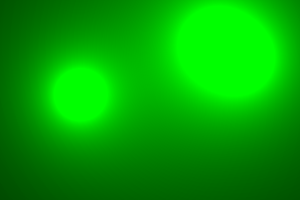
Frame 1 (no input)
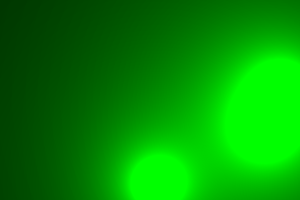
Frame 60 (no input)
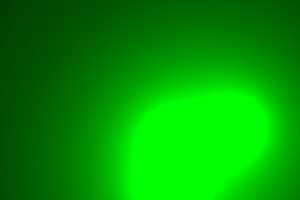
Frame 120 (the mouse pressed at the canvas centre since frame 60)

The p5.js sketch that drew these frames (run headless with seeded random() and noise() and a simulated clock; from frame 60 on, the mouse is pressed at the canvas centre):

// p5.js sketch
// ── sketch.js
class MetaBall{
    constructor(pos, rad){
        this.pos = pos;
        this.rad = rad;
        this.dir = createVector(random(0, 1), random(0, 1)).normalize();
        this.speed = 2.0;
    }

    update(){
        this.pos.add(this.dir.copy().mult(this.speed));
        if(this.pos.x <= 0 || this.pos.x >= width){
            this.dir.x *= -1;
        }
        if(this.pos.y <= 0 || this.pos.y >= height){
            this.dir.y *= -1;
        }
    }
}

let metaBall = [];

function setup() {
    createCanvas(300, 200);
    pixelDensity(1);
    background(200);
    for(let i = 0; i < 3; i++){
        metaBall.push(new MetaBall(createVector(random(0, width), random(0, height)), 5000));
    }
}

function draw() {
    background(0);
    loadPixels();
    for(let x = 0; x < width; x++){
        for(let y = 0; y < height; y++){
            let index = x + y * width;
            metaBall.forEach(function(mb){
                let dist = createVector(x, y).dist(mb.pos);
                pixels[index*4] += 0;
                pixels[index*4 + 1] += mb.rad/dist;
                pixels[index*4 + 2] += 0;
                pixels[index*4 + 3] = 255;
            });
            /*let dist = createVector(x, y).dist(metaBall.pos);
            pixels[index*4] = 0 + metaBall.rad/dist;
            pixels[index*4 + 1] = 0;
            pixels[index*4 + 2] = 0 + metaBall.rad/dist;
            pixels[index*4 + 3] = 255;*/
        }
    }
    updatePixels();
    metaBall.forEach(mb => mb.update());
}
